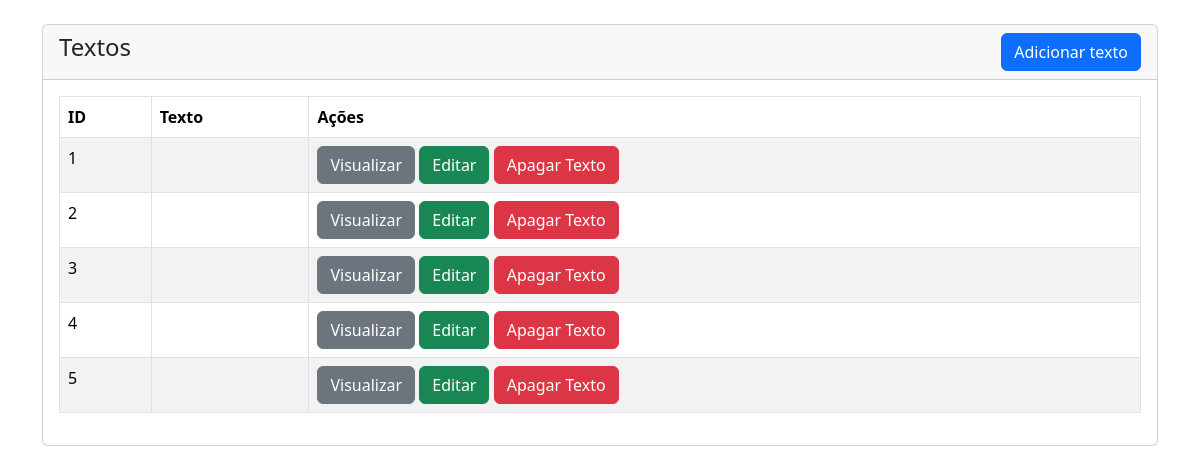
Screenshot of /crud.php with the database file from the repository.
### tables this page shows
CREATE TABLE `cruds` (
  `id` int(11) NOT NULL,
  `texto` text NOT NULL,
  `email` varchar(255) NOT NULL
);

### crud.php (the view, shortened to what this page needs)
<?php
require 'conexao.php'
?>
<!DOCTYPE html>
<html lang="pt">
<head>
    <link href="https://cdn.jsdelivr.net/npm/bootstrap@5.3.3/dist/css/bootstrap.min.css" rel="stylesheet">
</head>
<body>
    <div class="container mt-4">
        <div class="row">
            <div class="col-md-12">
                <div class="card">
                    <div class="card-header">
                        <h4>Textos
                        <a href="adicionar_texto.php" class="btn btn-primary float-end">Adicionar texto</a>
                        </h4>
                    </div>
                    <div class="card-body">
                        <table class="table table-bordered table-striped">
                            <thead>
                                <tr>
                                    <th>ID</th>
                                    <th>Texto</th>
                                    <th>Ações</th>
                                </tr>
                            </thead>
                        <tbody>
                            <?php
                            $sql = 'SELECT * FROM cruds';
                            $cruds = mysqli_query($conexao, $sql);
                            if(mysqli_num_rows($cruds) > 0){
                                foreach($cruds as $crud){
                            ?>
                            <tr>
                                <td><?=$crud['id']?></td>
                                <td><?=$crud['texto']?></td>
                               <td>
                               <a href="visualizar_texto.php?id=<?=$crud['id']?>" class="btn btn-secondary btn-sn">Visualizar</a>
                                <a href="editar_texto.php?id=<?=$crud['id']?>" class="btn btn-success btn-sn">Editar</a>
                                <form action="acoes.php" method="POST" class="d-inline">
                                <button onclick="return confirm('Tem certeza que deseja apagar o texto?')"  type="submit" name="apagar_texto" value="<?=$crud['id']?>" class="btn btn-danger btn-sn">Apagar Texto</button>
                                </form>
                                </td>
                            </tr>
                            <?php
                                }
                            }else{
                                echo '<h5>Nenhum texto encontrado</h5';
                        }
                            ?>
                        </tbody>
                        </table>
                    </div>
                </div>
            </div>
        </div>
    </div>
</body>
</html>

### rows the page displays
cruds: id "1"
cruds: id "2"
cruds: id "3"
cruds: id "4"
cruds: id "5"
